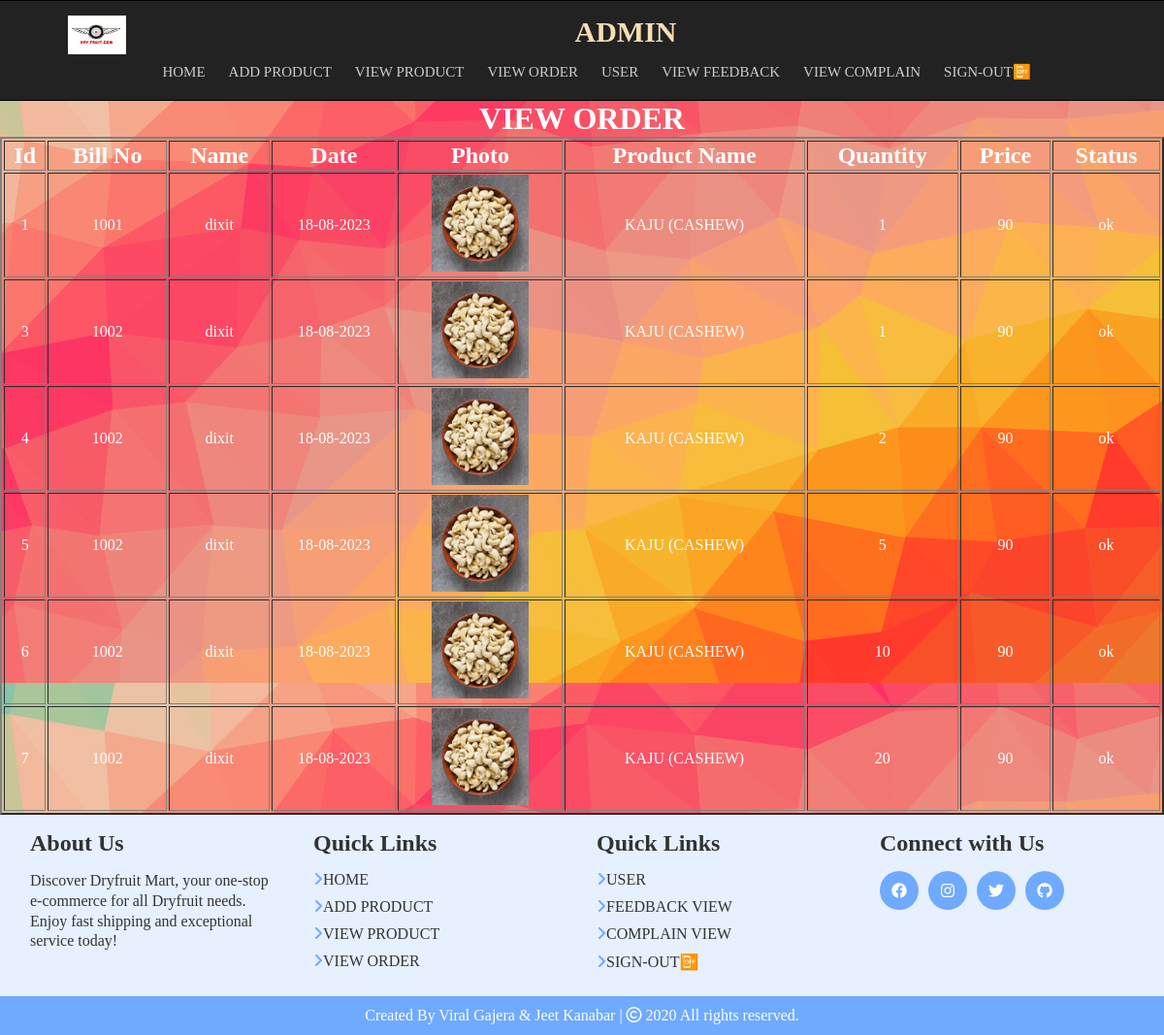
The page /admin/orderdisp.php (signed in) on the database its author committed.
### tables this page shows
CREATE TABLE `uorder` (
  `id` int(11) NOT NULL,
  `billno` int(100) NOT NULL,
  `name` varchar(100) NOT NULL,
  `date` varchar(20) NOT NULL,
  `photo` varchar(100) NOT NULL,
  `pname` varchar(100) NOT NULL,
  `qty` int(15) NOT NULL,
  `unit` varchar(500) NOT NULL,
  `price` varchar(500) NOT NULL,
  `status` varchar(500) NOT NULL
);

### admin/orderdisp.php (the view, shortened to what this page needs)
<?php
	include("header.php");
	echo "<body background='image/background.svg'><font color=white><h1 align=center>VIEW ORDER</h1></font>";
	$cn=mysqli_connect("localhost","root","","online");
	$q = mysqli_query($cn,"select * from uorder");
	echo "<table border=2 width=100%>";
	echo "<tr><td align=center><font size=+2  color=white><B>Id</td>
		<td align=center><font size=+2 color=white><B>Bill No</td>
		<td align=center><font size=+2 color=white><B>Name</td>
		<td align=center><font size=+2 color=white><B>Date</td>
		<td align=center><font size=+2 color=white><B>Photo</td>
		<td align=center><font size=+2 color=white><B>Product Name</td>
		<td align=center><font size=+2 color=white><B>Quantity</td>
		<td align=center><font size=+2 color=white><B>Price</td>
		<td align=center><font size=+2 color=white><B>Status</td></tr>";
	while($r = mysqli_fetch_array($q))
	{
		echo "<tr align=center style=color:white;><td>".$r[0]."</td><td>".$r[1]."</td><td>".$r[2]."</td><td>".$r[3]."</td><td><img src='image/".$r[4]."'width='100px' height='100px'></td><td>".$r[5]."</td><td>".$r[6]."</td><td>".$r[8]."</td><td>".$r[9]."</td>
		</tr>";	}
	echo "</table>";
?>
<?php include("footer.php");?>

### admin/header.php (shortened to what this page needs)
<!DOCTYPE html>
<html lang="en" dir="ltr">
   <head>
      <link rel="stylesheet" href="style1.css">
      <link rel="stylesheet" href="https://cdnjs.cloudflare.com/ajax/libs/font-awesome/5.15.3/css/all.min.css"/>
   </head>
   <body>
      <nav>
         <ul>
            <a href="index.php"><img src="image/main.png" height="40" width="60"></a>
            <li class="logo">ADMIN</li><br><br><br>
            <div class="items">
               <li><a href="index.php">Home</a></li>
               <li><a href="dryfruit.php">Add Product</a></li>
               <li><a href="product.php">View Product</a></li>
               <li><a href="orderdisp.php">View Order</a></li>
               <li><a href="reguser.php">User</a></li>
               <li><a href="feedbckdisp.php">View Feedback </a></li>
               <li><a href="complaindisp.php">View Complain </a></li>
               <li><a href="logout.php">Sign-Out📴</a></li>
            </div>
         </ul>
      </nav>
   </body>
</html>

### admin/footer.php (shortened to what this page needs)
<!DOCTYPE html>
<html lang="en">
<head>
    <link rel="stylesheet" href="https://cdnjs.cloudflare.com/ajax/libs/font-awesome/6.4.0/css/all.min.css" />
</head>
<body>
    <footer>
        <div class="row">
          <div class="column">
            <h4>About Us</h4>
            <p>Discover Dryfruit Mart, your one-stop e-commerce for all Dryfruit needs. Enjoy fast shipping and exceptional service today!</p>
          </div>
          <div class="column">
            <h4>Quick Links</h4>
            <ul>
              <li><a href="index.php"><i class="fa fa-angle-right"></i>HOME</a></li>
              <li><a href="dryfruit.php"><i class="fa fa-angle-right"></i>ADD PRODUCT</a></li>
              <li><a href="product.php"><i class="fa fa-angle-right"></i>VIEW PRODUCT</a></li>
              <li><a href="orderdisp.php"><i class="fa fa-angle-right"></i>VIEW ORDER</a></li>
            </ul>
          </div>
          <div class="column">
            <h4>Quick Links</h4>
            <ul>
              <li><a href="reguser.php"><i class="fa fa-angle-right"></i>USER</a></li>
              <li><a href="feedbckdisp.php"><i class="fa fa-angle-right"></i>FEEDBACK VIEW</a></li>
              <li><a href="complaindisp.php"><i class="fa fa-angle-right"></i>COMPLAIN VIEW</a></li>
              <li><a href="logout.php"><i class="fa fa-angle-right"></i>SIGN-OUT📴</a></li>
            </ul>
          </div>
          <div class="column">
            <h4>Connect with Us</h4>
            <ul class="social-icons">
              <li><a href="#"><i class="fa-brands fa-facebook fa-beat"></i></a></li>
              <li><a href="#"><i class="fa-brands fa-instagram fa-beat"></i></a></li>
              <li><a href="#"><i class="fa-brands fa-twitter fa-beat"></i></a></li>
                <li><a href="#"><i class="fa-brands fa-github fa-beat"></i></a></li>
            </ul>
          </div>
        </div>
        <p class="copyright"><span>Created By Viral Gajera & Jeet Kanabar | <span class="far fa-copyright"></span> 2020 All rights reserved.</span></p>
    </footer>
</body>
</html>

### admin/style1.css (style rules this page uses)
* { margin: 0; }
body { margin: 0; }
nav { background: #222222; padding: 10px 40px 10px 70px; border: 1px solid #000; border-left: none; border-right: none; }
nav ul { display: flex; list-style: none; flex-wrap: wrap; align-items: center; justify-content: center; }
nav ul li.logo { flex: 1; display: flex; align-items: center; justify-content: center; font-size: 30px; font-weight: 700; color: wheat; }
nav ul div.items { padding: 0 25px; display: inline-flex; }
nav ul div.items a { text-decoration: none; font-size: 15px; padding: 0 12px; color: #cccccc; text-transform: uppercase; }

### admin/footer.php (style rules this page uses)
footer { color: #333; background-color: #e6f0ff; overflow-x:hidden; bottom: 0; }
.row { display: flex; padding: 1rem; }
.column { width: calc(100% / 4); padding: 0 0.9375rem; }
h4 { margin-bottom: 0.9375rem; font-size: 1.5rem; }
p { font-size: 1rem; line-height: 1.3rem; }
ul { list-style: none; margin: 0; padding: 0; }
ul li { margin-bottom: 0.625rem; }
ul li a { color: #333; font-size: 1rem; text-decoration:none; }
ul li i { color: #6faaff; }
ul.social-icons { display: flex; column-gap: 0.625rem; }
.social-icons i { color: white; }
ul.social-icons li { margin-bottom: 0rem; }
ul.social-icons li a { display: grid; place-content: center; width: 2.5rem; height: 2.5rem; border-radius: 100%; background-color: #6faaff; }
.copyright { text-align: center; color: #fff; background-color: #6faaff; padding: 0.6rem 0; }

### rows shown on the page
uorder: id "1", billno "1001", name "dixit", date "18-08-2023", photo (picture), pname "KAJU (CASHEW)", qty "1", price "90", status "ok"
uorder: id "3", billno "1002", name "dixit", date "18-08-2023", photo (picture), pname "KAJU (CASHEW)", qty "1", price "90", status "ok"
uorder: id "4", billno "1002", name "dixit", date "18-08-2023", photo (picture), pname "KAJU (CASHEW)", qty "2", price "90", status "ok"
uorder: id "5", billno "1002", name "dixit", date "18-08-2023", photo (picture), pname "KAJU (CASHEW)", qty "5", price "90", status "ok"
uorder: id "6", billno "1002", name "dixit", date "18-08-2023", photo (picture), pname "KAJU (CASHEW)", qty "10", price "90", status "ok"
uorder: id "7", billno "1002", name "dixit", date "18-08-2023", photo (picture), pname "KAJU (CASHEW)", qty "20", price "90", status "ok"
